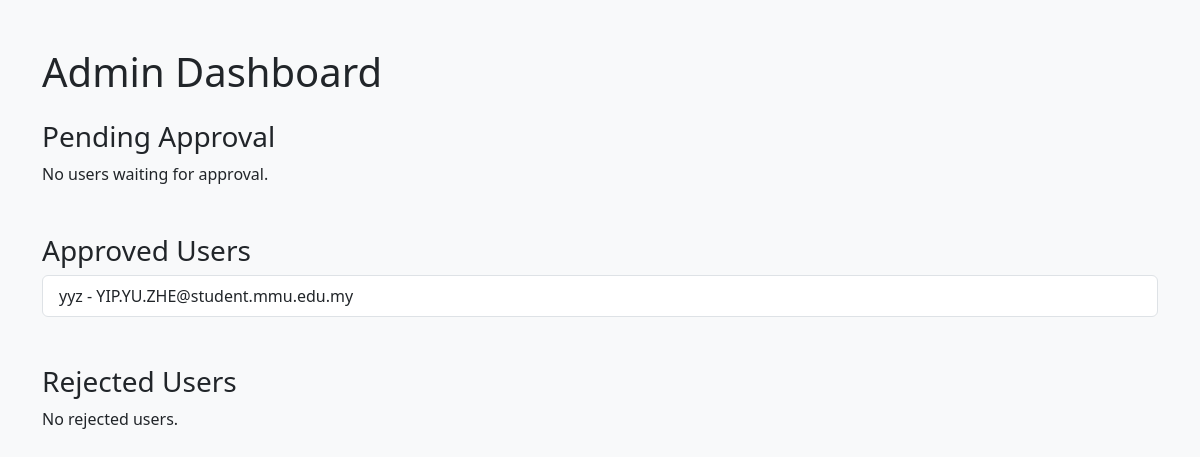
Before: /admin_dashboard (signed in) with the older database file.
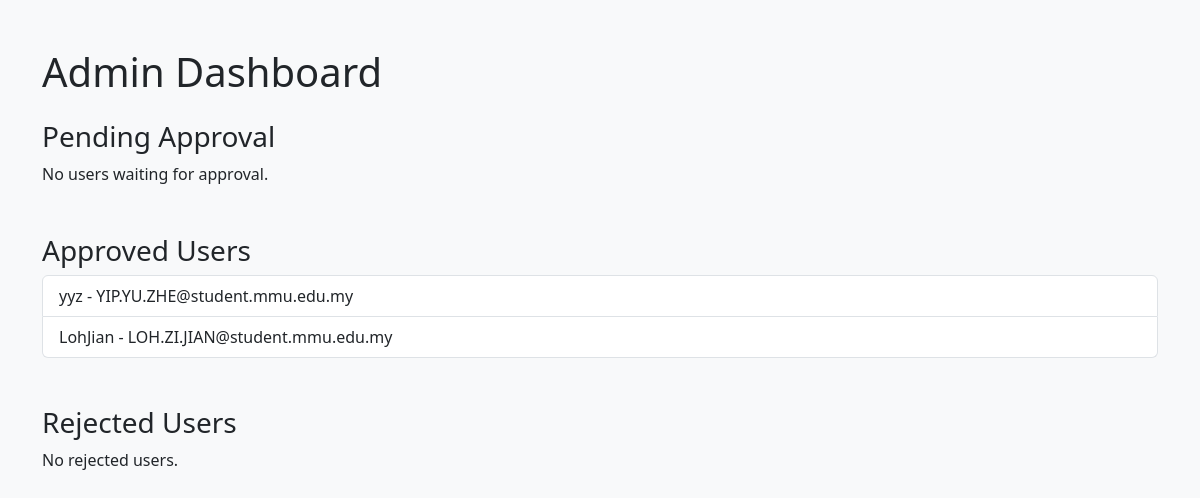
After: the same page with the newer database file.
### app.py (models this page shows)
class User(db.Model):
    __tablename__ = 'user'
    id = db.Column(db.Integer, primary_key=True)
    username = db.Column(db.String(100), nullable=False)
    email = db.Column(db.String(120), unique=True, nullable=False)
    password = db.Column(db.String(200), nullable=False)
    is_verified = db.Column(db.Boolean, default=False)
    verification_status = db.Column(db.String(100), default="Pending Approval")
    age = db.Column(db.Integer)
    race = db.Column(db.String(50))
    faculty = db.Column(db.String(50))
    sex = db.Column(db.String(10))
    bio = db.Column(db.Text)
    location = db.Column(db.String(100))
    avatar = db.Column(db.String(200), default=app.config['DEFAULT_AVATAR_PATH'])
    likes_received = db.relationship("Like", foreign_keys="Like.target_user_id", backref="target_user")
    loves_received = db.relationship("Love", foreign_keys="Love.target_user_id", backref="target_user")
    sent_messages = db.relationship('Message', foreign_keys='Message.sender_id', backref='sender')
    received_messages = db.relationship('Message', foreign_keys='Message.receiver_id', backref='receiver')
    last_login = db.Column(db.DateTime, default=datetime.utcnow)
    login_count = db.Column(db.Integer, default=0)

### app.py (the view)
@app.route('/admin_dashboard')
def admin_dashboard():
    if not session.get('admin_logged_in'):
        return redirect('/admin_login')
    pending_approval_users = User.query.filter(
        User.verification_status == "Pending Approval",
        User.faculty.isnot(None),
        User.age.isnot(None),
        User.sex.isnot(None),
        ~User.avatar.endswith('default_avatar.jpg')
    ).all()
    verified_users = User.query.filter(User.verification_status == "Approved").all()
    rejected_users = User.query.filter(User.verification_status == "Rejected").all()
    return render_template('admin_dashboard.html', pending_users=pending_approval_users, verified_users=verified_users, rejected_users=rejected_users)

### app.py (called while the page is built)
@app.before_request
def before_request():
    if 'session_id' not in session:
        session['session_id'] = secrets.token_hex(16)

@app.context_processor
def inject_user_and_notifications():
    user = None
    unread_count = 0
    if 'user_id' in session:
        user_id = session['user_id']
        user = User.query.get(user_id)
        unread_count = Notification.query.filter_by(user_id=user_id, is_read=False).count()
    return dict(user=user, unread_count=unread_count)

### website/templates/admin_dashboard.html (shortened to what this page needs)
<!DOCTYPE html>
<html lang="en">
<head>
    <link rel="stylesheet" href="https://cdn.jsdelivr.net/npm/bootstrap@5.3.0/dist/css/bootstrap.min.css">
</head>
<body class="bg-light">
    <div class="container mt-5">
        <h1 class="mb-4">Admin Dashboard</h1>
        <h3>Pending Approval</h3>
        {% if pending_users %}
        <table class="table table-bordered table-hover align-middle">
            <thead class="table-secondary">
                <tr>
                    <th>Username</th>
                    <th>Email</th>
                    <th>Faculty</th>
                    <th>Sex</th>
                    <th>Age</th>
                    <th class="avatar-cell">Avatar</th>
                    <th>Action</th>
                </tr>
            </thead>
            <tbody>
                {% for user in pending_users %}
                <tr>
                    <td>{{ user.username }}</td>
                    <td>{{ user.email }}</td>
                    <td>{{ user.faculty }}</td>
                    <td>{{ user.sex }}</td>
                    <td>{{ user.age }}</td>
                    <td class="avatar-cell">
                        <img src="{{ user.avatar if user.avatar.startswith('http') else url_for('static', filename='upload/' + user.avatar.split('/')[-1]) }}"
                            alt="Avatar"
                            class="avatar-img">
                    </td>
                    <td>
                        <form action="/approve/{{ user.id }}" method="POST" style="display:inline-block;">
                            <button type="submit" class="btn btn-success btn-sm">Approve</button>
                        </form>
                        <form action="/reject/{{ user.id }}" method="POST" style="display:inline-block;">
                            <button type="submit" class="btn btn-danger btn-sm">Reject</button>
                        </form>
                    </td>
                </tr>
                {% endfor %}
            </tbody>
        </table>
        {% else %}
        <p>No users waiting for approval.</p>
        {% endif %}
        <h3 class="mt-5">Approved Users</h3>
        {% if verified_users %}
        <ul class="list-group">
            {% for user in verified_users %}
            <li class="list-group-item">{{ user.username }} - {{ user.email }}</li>
            {% endfor %}
        </ul>
        {% else %}
        <p>No approved users yet.</p>
        {% endif %}
        <h3 class="mt-5">Rejected Users</h3>
        {% if rejected_users %}
        <ul class="list-group">
            {% for user in rejected_users %}
            <li class="list-group-item">{{ user.username }} - {{ user.email }}</li>
            {% endfor %}
        </ul>
        {% else %}
        <p>No rejected users.</p>
        {% endif %}
    </div>
</body>
</html>

Changed rows visible on the page:
added User: username "LohJian", email "LOH.ZI.JIAN@student.mmu.edu.my"
